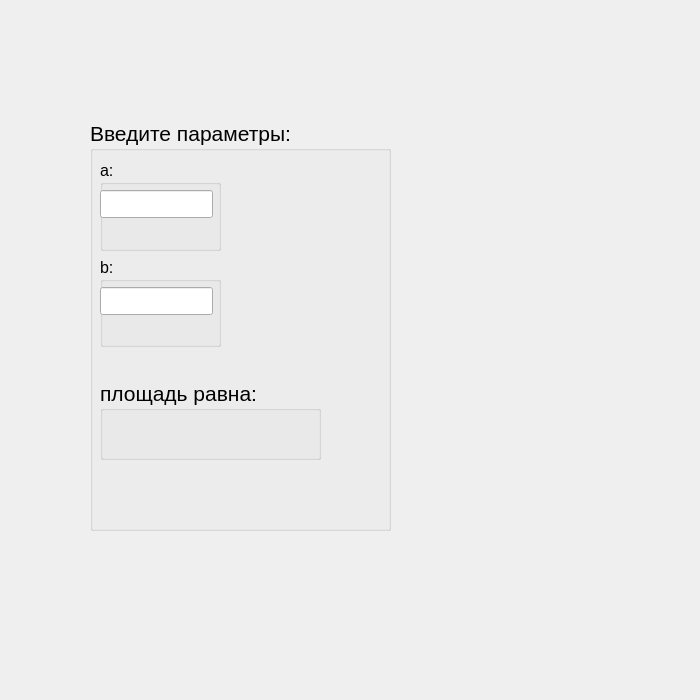
<?xml version="1.0" encoding="UTF-8"?>
<ui version="4.0">
 <class>Triangle</class>
 <widget class="QWidget" name="Triangle">
  <property name="geometry">
   <rect>
    <x>0</x>
    <y>0</y>
    <width>700</width>
    <height>700</height>
   </rect>
  </property>
  <property name="baseSize">
   <size>
    <width>0</width>
    <height>0</height>
   </size>
  </property>
  <property name="windowTitle">
   <string>Form</string>
  </property>
  <widget class="QGroupBox" name="groupBox">
   <property name="geometry">
    <rect>
     <x>90</x>
     <y>120</y>
     <width>301</width>
     <height>411</height>
    </rect>
   </property>
   <property name="font">
    <font>
     <pointsize>16</pointsize>
    </font>
   </property>
   <property name="title">
    <string>Введите параметры:</string>
   </property>
   <widget class="QGroupBox" name="groupBox_5">
    <property name="geometry">
     <rect>
      <x>10</x>
      <y>260</y>
      <width>221</width>
      <height>80</height>
     </rect>
    </property>
    <property name="title">
     <string>площадь равна:</string>
    </property>
    <widget class="QLabel" name="label">
     <property name="geometry">
      <rect>
       <x>0</x>
       <y>50</y>
       <width>211</width>
       <height>20</height>
      </rect>
     </property>
     <property name="text">
      <string/>
     </property>
    </widget>
   </widget>
   <widget class="QWidget" name="layoutWidget">
    <property name="geometry">
     <rect>
      <x>10</x>
      <y>40</y>
      <width>121</width>
      <height>187</height>
     </rect>
    </property>
    <layout class="QVBoxLayout" name="verticalLayout">
     <item>
      <widget class="QGroupBox" name="groupBox_2">
       <property name="font">
        <font>
         <pointsize>12</pointsize>
        </font>
       </property>
       <property name="title">
        <string>а:</string>
       </property>
       <widget class="QLineEdit" name="lineEdit">
        <property name="geometry">
         <rect>
          <x>0</x>
          <y>30</y>
          <width>113</width>
          <height>28</height>
         </rect>
        </property>
       </widget>
      </widget>
     </item>
     <item>
      <widget class="QGroupBox" name="groupBox_3">
       <property name="font">
        <font>
         <pointsize>12</pointsize>
        </font>
       </property>
       <property name="title">
        <string>b:</string>
       </property>
       <widget class="QLineEdit" name="lineEdit_2">
        <property name="geometry">
         <rect>
          <x>0</x>
          <y>30</y>
          <width>113</width>
          <height>28</height>
         </rect>
        </property>
       </widget>
      </widget>
     </item>
    </layout>
   </widget>
  </widget>
 </widget>
 <resources/>
 <connections/>
</ui>
